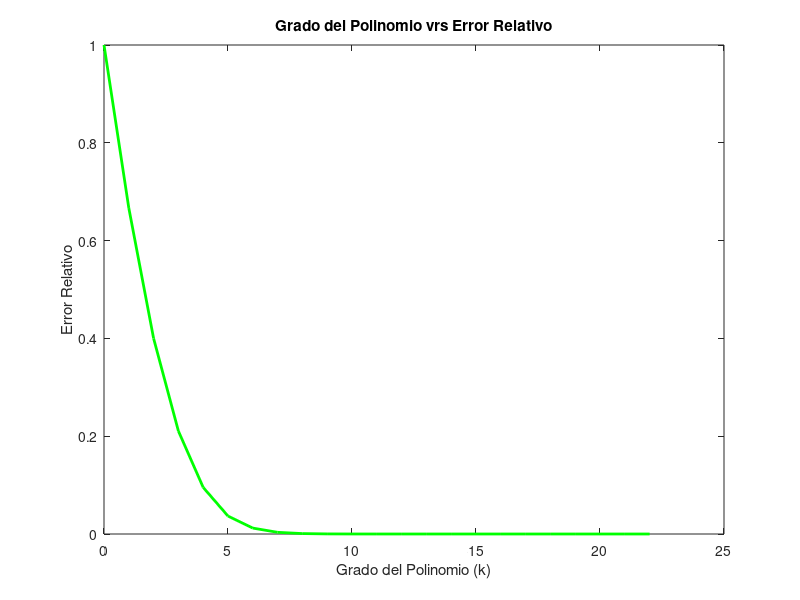

The MATLAB script that drew this image:
%Ejemplo de evaluar un numero a en la 
%función exponencial, utilizando el polinomio 
%de Taylor
clc; clear;

tol=1e-15;
a=2;
Sk=0;
iterMax=100000;
e=[];
for n=0:iterMax
  Sk_n=Sk+a^n/factorial(n);
  error=abs(Sk_n-Sk)/abs(Sk_n);
  e=[e error];
  if error<tol
    break
  end
  Sk=Sk_n;
end

plot(0:length(e)-1,e,'g','LineWidth',2)
title('Grado del Polinomio vrs Error Relativo')
xlabel('Grado del Polinomio (k)')
ylabel('Error Relativo')
